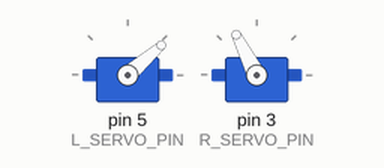
The sketch below on a simulated Arduino Uno, built with avr-gcc and run on an emulated ATmega328P. On the bench: 2 × servo.

Above: at 0.1 s.
At 2.2 s:
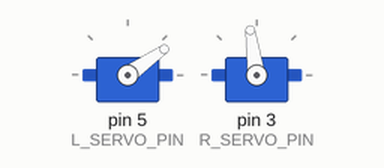
At 3.8 s:
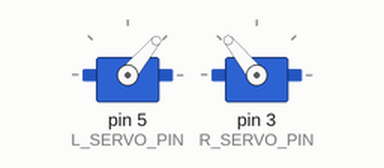
At 7.6 s:
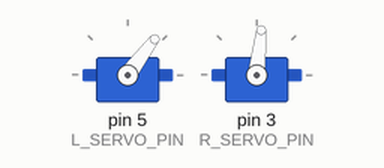
Timing chart, 0 to 9.1 s (numbered marks = the images above):
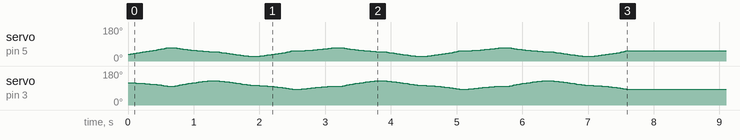

The sketch:

calligraphy.ino
```cpp
//Left servo
#define L_SERVO_ADJUST 10 //degrees from 90
#define L_SERVO_PIN 5
#define L_SERVO_BACKLASH 0//degrees

//Right servo
#define R_SERVO_ADJUST 15//degrees from 90
#define R_SERVO_PIN 3
#define R_SERVO_BACKLASH 0//degrees

//Arms characteristic

#define ARM_LENGTH 60 //mm
#define MAX_ANGLE 70 //degrees from centre, either way (= origin)
#define ORIGIN_Y 70//distance of pen origin from servo origin, in mm

#define DEG_CIRCLE 360
#define DEG_TO_RAD (M_PI / (DEG_CIRCLE / 2))
#define RAD_TO_DEG ((DEG_CIRCLE / 2) / M_PI)

//#define FUDGE 0.85
#define FUDGE 0.8

#include <Servo.h>
Servo leftServo;
Servo rightServo;

int currentX = 0;
int currentY = 0;


void setup() {
  leftServo.attach(L_SERVO_PIN);
  rightServo.attach(R_SERVO_PIN);

  //moveTo(currentX,currentY);
  //delay(1000);
    //     X  Y
/*  moveTo(0,0);
  delay(1000);
  moveTo(30,30);
  delay(1000);
  moveTo(0,0);
  delay(1000);
  moveTo(40,10);
    delay(1000);
  moveTo(-40,10);

*/


 /*
 for(int i=-20;i<20;i++){
   moveTo(i,0);
   delay(50);
 }
  for(int i=0;i<40;i++){
   moveTo(20,i);
   delay(50);
 }
  for(int i=20;i>-20;i--){
   moveTo(i,40);
   delay(50);
 }

   for(int i=40;i>0;i--){
   moveTo(-20,i);
   delay(50);
 }


  delay(1000);
  for(double i=0;i<40;i+=0.01){
   moveTo(-20,i);

 }
 delay(1000);
 for(double i=-20;i<20;i+=0.01){
   moveTo(i,40);

 }
  delay(1000);
   for(int i=40;i>0;i--){
   moveTo(20,i);
   delay(50);
 }
  delay(1000);
  for(int i=20;i>-20;i--){
   moveTo(i,00);
   delay(50);
 }


  for(int i=40;i>0;i--){
   moveTo(-20,i);

  }
   delay(1000);

     for(int i=0;i<40;i++){
   moveTo(-20,i);

  }
   delay(1000);


  moveTo(0,0);
  delay(500);


  drawLine(0,40);
  //delay(500);
  drawLine(40,40);
  //delay(500);
  drawLine(40,0);
  //delay(500);
  drawLine(0,0);

  //moveTo(0,45);
  //delay(500);

  moveLeft(-45);
  moveRight(45);
  delay(1000);
    moveLeft(0);
  moveRight(0);
  delay(1000);
    moveLeft(-45);
  moveRight(45);
  delay(1000);
    moveLeft(0);
  moveRight(0);
  delay(1000);
     moveLeft(-45);
  moveRight(45);
  delay(1000);


//S
moveTo(-30, 50);
delay(500);
drawLine(-60,40);
drawLine(-30, 30);
drawLine(-60, 20);


//H
moveTo(-10,50);
drawLine(-10,20);
drawLine(-10,35);
drawLine(10,35);
drawLine(10,50);
drawLine(10,20);
*/


  square();
   square();
    square();
}


void square(){
  //  moveTo(-20,50);

  //delay(500);

  drawLine(25,50);
  drawLine(25,0);
    drawLine(-25,0);
    drawLine(-25,50);
}


void loop() {
  //moveLeft(-MAX_ANGLE);
  //moveRight(MAX_ANGLE);


}

void drawLine(double x, double y)
{


  double deltaX = double(x - currentX);
  double deltaY = double(y - currentY);


  double distance = sqrt((deltaX*deltaX) + (deltaY*deltaY));

  for(double i=0; i<distance; i++) {
    moveTo(double(currentX) + ((deltaX * i) / distance), double(currentY) + ((deltaY * i) / distance));
    delay(10);
  }

  currentX = x;
  currentY = y;
  delay(100);
}

void moveTo(double x, double y) {
  x *=  FUDGE;
    y *=  FUDGE;
  double h = double(y) + double(ORIGIN_Y); //height of point from servo origin
  double d = sqrt((h*h) + (x*x)); //length of diagonal from servo origin to point

 // double e = (atan((d/2)/ARM_LENGTH)) * RAD_TO_DEG * 2; //angle inside elbow

  double D1 = atan(x/h) * RAD_TO_DEG;
  double D2 = acos((d/2) / ARM_LENGTH) * RAD_TO_DEG;

  moveLeft(double(D2-D1) * -1);
  moveRight(double(D2+D1));

}

//for these two, position is in degrees relative to vertical
void moveLeft(double position) {
  position *= FUDGE;
  static double lastPosition;

  int backlashAdjust = 0;

  if(position < lastPosition)
  {
     backlashAdjust = L_SERVO_BACKLASH * -1;
  }


  leftServo.write(90 +position + backlashAdjust - L_SERVO_ADJUST);
  lastPosition = position;

}

void moveRight(double position) {
  static double lastPosition;
  position *= FUDGE;
//  static bool lastMoveWasOutwards = false;

  int backlashAdjust = 0;

  if (position > lastPosition)
  {
    backlashAdjust = R_SERVO_BACKLASH;
  }

  rightServo.write(90 +position + backlashAdjust - R_SERVO_ADJUST);
  lastPosition = position;

}
```
